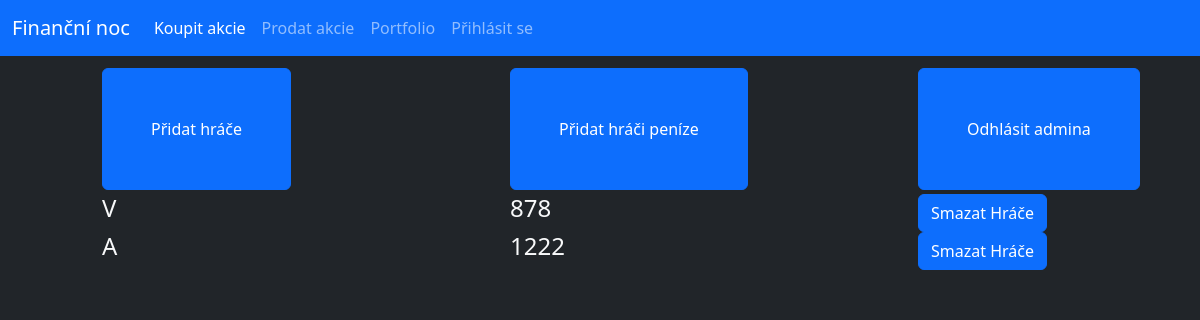
Before: /admin (signed in) with the older database file.
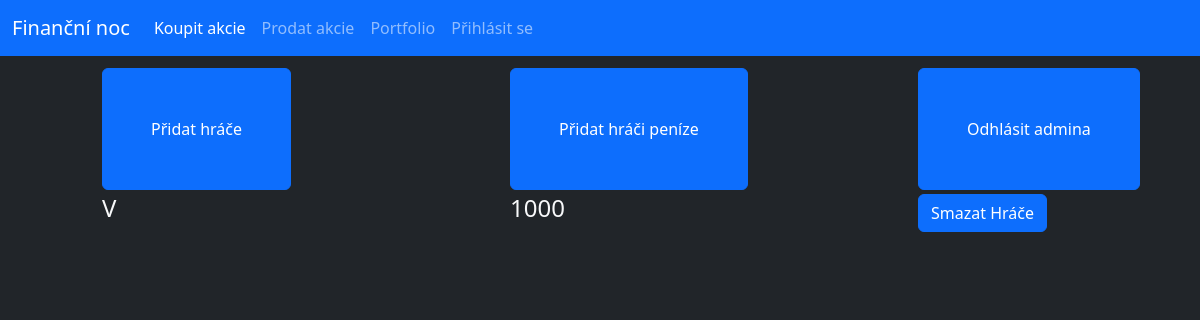
After: the same page with the newer database file.
### database.py (models this page shows, shortened)
class User(db.Model):
    _id = db.Column("id", db.Integer, primary_key=True)
    name = db.Column(db.String(40))
    money = db.Column(db.Integer)
    password = db.Column(db.String(70))

### router.py (the view)
@app.route("/admin")
def admin():
    if "adminLogin" in session:
        users = User.query.all()
        return render_template("admin.html", users=users)
    else:
        return redirect(url_for("adminLogin"))

### templates/admin.html (shortened to what this page needs)
{% extends "main.html" %}
{% block content %}
    <div class="row px-3 py-1"></div>
    <div class="row py-1">
        <div class="col offset-1">
            <form action="/admin/addUser" method="GET">
                <button class="btn btn-primary py-5 px-5">Přidat hráče</button>
            </form>
        </div>
        <div class="col offset-1">
            <form action="/admin/addMoney" method="GET">
                <button class="btn btn-primary py-5 px-5">Přidat hráči peníze</button>
            </form>
        </div>
        <div class="col offset-1">
            <form action="/admin/logout" method="GET">
                <button class="btn btn-primary py-5 px-5">Odhlásit admina</button>
            </form>
        </div>
    </div>
    {% for usr in users %}
        <form method="POST" action="/del/{{usr._id}}">
            <div class="row">
                <div class="col offset-1 --bs-border-color-translucent"><h4 class="text-light">{{usr.name}}</h4></div>
                <div class="col offset-1 --bs-border-color-translucent"><h4 class="text-light">{{usr.money}}</h4></div>
                <div class="col offset-1">
                    <button type="submit" class="btn btn-primary">Smazat Hráče</button>
                </div>
            </div>
        </form>
    {% endfor %}
{% endblock%}

Changed rows visible on the page:
removed User: name "A", money "1222"
changed User: money "878" → "1000"
